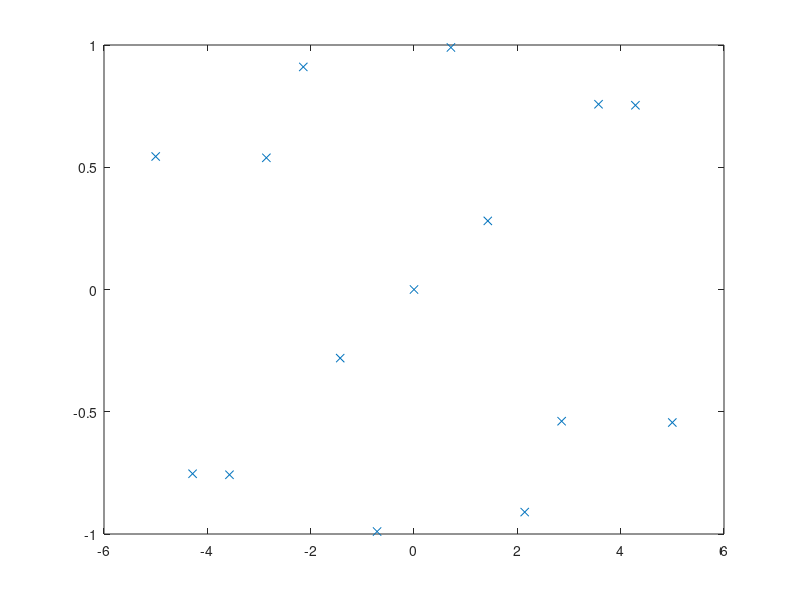

The MATLAB source for this figure: (Note: this script raises an error after producing the figure.)
x = linspace(-5, 5, 15);
f = sin(2.*x);
fd = 2.*cos(2.*x);
puncte= linspace(-5, 5, 100);
plot(x, f, 'x');
hold on
plot(puncte,hermite324(x,f,fd,puncte))
